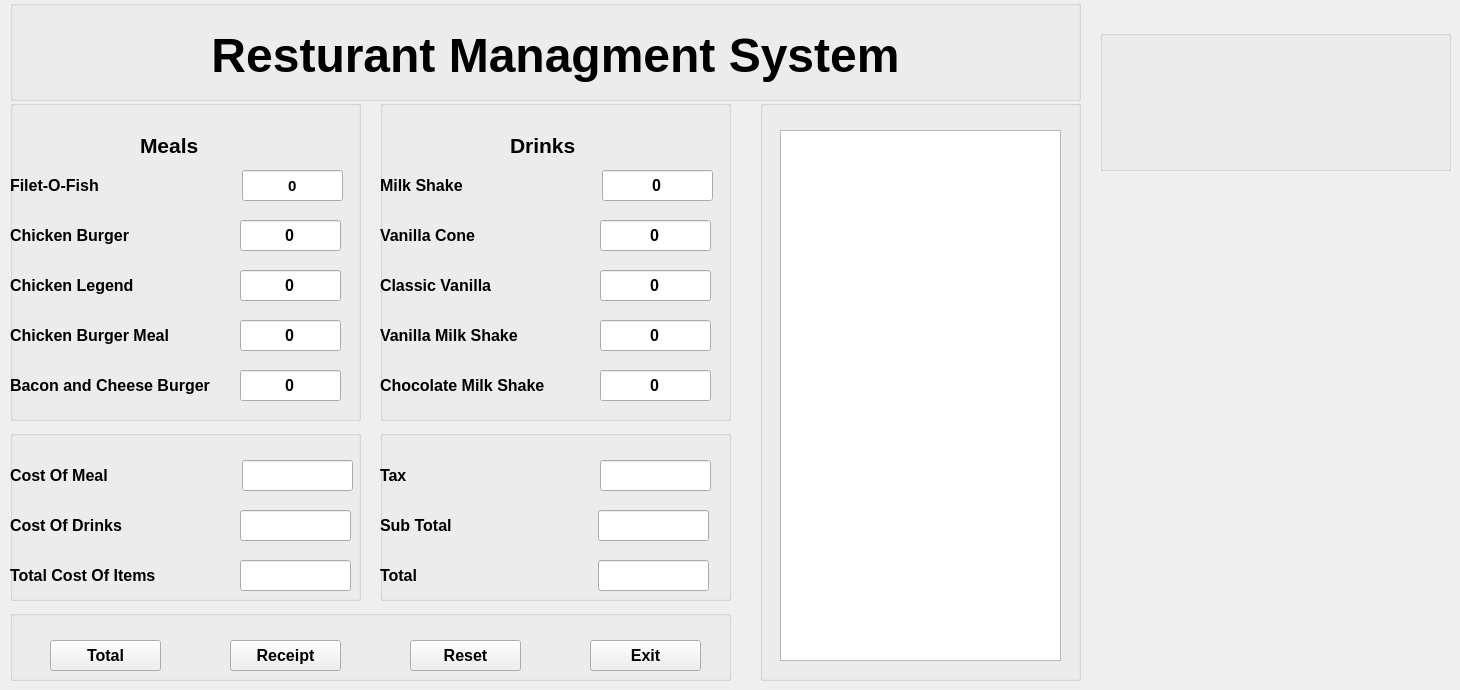
  <widget class="QWidget" name="centralwidget">
   <widget class="QGroupBox" name="groupBox">
    <property name="geometry">
     <rect>
      <x>10</x>
      <y>100</y>
      <width>351</width>
      <height>321</height>
     </rect>
    </property>
    <property name="title">
     <string/>
    </property>
    <widget class="QLabel" name="label_2">
     <property name="geometry">
      <rect>
       <x>130</x>
       <y>30</y>
       <width>81</width>
       <height>31</height>
      </rect>
     </property>
     <property name="font">
      <font>
       <pointsize>16</pointsize>
       <weight>75</weight>
       <italic>false</italic>
       <bold>true</bold>
      </font>
     </property>
     <property name="text">
      <string>Meals</string>
     </property>
    </widget>
    <widget class="QLineEdit" name="lineEdit0">
     <property name="geometry">
      <rect>
       <x>232</x>
       <y>70</y>
       <width>101</width>
       <height>31</height>
      </rect>
     </property>
     <property name="font">
      <font>
       <pointsize>11</pointsize>
       <weight>75</weight>
       <bold>true</bold>
      </font>
     </property>
     <property name="text">
      <string>0</string>
     </property>
     <property name="alignment">
      <set>Qt::AlignCenter</set>
     </property>
    </widget>
    <widget class="QLineEdit" name="lineEdit1">
     <property name="geometry">
      <rect>
       <x>230</x>
       <y>120</y>
       <width>101</width>
       <height>31</height>
      </rect>
     </property>
     <property name="font">
      <font>
       <pointsize>12</pointsize>
       <weight>75</weight>
       <bold>true</bold>
      </font>
     </property>
     <property name="text">
      <string>0</string>
     </property>
     <property name="alignment">
      <set>Qt::AlignCenter</set>
     </property>
    </widget>
    <widget class="QLineEdit" name="lineEdit2">
     <property name="geometry">
      <rect>
       <x>230</x>
       <y>170</y>
       <width>101</width>
       <height>31</height>
      </rect>
     </property>
     <property name="font">
      <font>
       <pointsize>12</pointsize>
       <weight>75</weight>
       <bold>true</bold>
      </font>
     </property>
     <property name="text">
      <string>0</string>
     </property>
     <property name="alignment">
      <set>Qt::AlignCenter</set>
     </property>
    </widget>
    <widget class="QLineEdit" name="lineEdit3">
     <property name="geometry">
      <rect>
       <x>230</x>
       <y>220</y>
       <width>101</width>
       <height>31</height>
      </rect>
     </property>
     <property name="font">
      <font>
       <pointsize>12</pointsize>
       <weight>75</weight>
       <bold>true</bold>
      </font>
     </property>
     <property name="text">
      <string>0</string>
     </property>
     <property name="alignment">
      <set>Qt::AlignCenter</set>
     </property>
    </widget>
    <widget class="QLineEdit" name="lineEdit4">
     <property name="geometry">
      <rect>
       <x>230</x>
       <y>270</y>
       <width>101</width>
       <height>31</height>
      </rect>
     </property>
     <property name="font">
      <font>
       <pointsize>12</pointsize>
       <weight>75</weight>
       <bold>true</bold>
      </font>
     </property>
     <property name="text">
      <string>0</string>
     </property>
     <property name="alignment">
      <set>Qt::AlignCenter</set>
     </property>
    </widget>
    <widget class="QLabel" name="label_4">
     <property name="geometry">
      <rect>
       <x>0</x>
       <y>70</y>
       <width>121</width>
       <height>31</height>
      </rect>
     </property>
     <property name="font">
      <font>
       <pointsize>12</pointsize>
       <weight>75</weight>
       <bold>true</bold>
      </font>
     </property>
     <property name="text">
      <string>Filet-O-Fish</string>
     </property>
    </widget>
    <widget class="QLabel" name="label_5">
     <property name="geometry">
      <rect>
       <x>0</x>
       <y>120</y>
       <width>141</width>
       <height>31</height>
      </rect>
     </property>
     <property name="font">
      <font>
       <pointsize>12</pointsize>
       <weight>75</weight>
       <bold>true</bold>
      </font>
     </property>
     <property name="text">
      <string>Chicken Burger</string>
     </property>
    </widget>
    <widget class="QLabel" name="label_6">
     <property name="geometry">
      <rect>
       <x>0</x>
       <y>170</y>
       <width>151</width>
       <height>31</height>
      </rect>
     </property>
     <property name="font">
      <font>
       <pointsize>12</pointsize>
       <weight>75</weight>
       <bold>true</bold>
      </font>
     </property>
     <property name="text">
      <string>Chicken Legend</string>
     </property>
    </widget>
    <widget class="QLabel" name="label_7">
     <property name="geometry">
      <rect>
       <x>0</x>
       <y>220</y>
       <width>191</width>
       <height>31</height>
      </rect>
     </property>
     <property name="font">
      <font>
       <pointsize>12</pointsize>
       <weight>75</weight>
       <bold>true</bold>
      </font>
     </property>
     <property name="text">
      <string>Chicken Burger Meal</string>
     </property>
    </widget>
    <widget class="QLabel" name="label_8">
     <property name="geometry">
      <rect>
       <x>0</x>
       <y>270</y>
       <width>221</width>
       <height>31</height>
      </rect>
     </property>
     <property name="font">
      <font>
       <pointsize>12</pointsize>
       <weight>75</weight>
       <bold>true</bold>
      </font>
     </property>
     <property name="text">
      <string>Bacon and Cheese Burger</string>
     </property>
    </widget>
   </widget>
   <widget class="QGroupBox" name="groupBox_2">
    <property name="geometry">
     <rect>
      <x>380</x>
      <y>100</y>
      <width>351</width>
      <height>321</height>
     </rect>
    </property>
    <property name="title">
     <string/>
    </property>
    <widget class="QLabel" name="label_3">
     <property name="geometry">
      <rect>
       <x>130</x>
       <y>30</y>
       <width>81</width>
       <height>31</height>
      </rect>
     </property>
     <property name="font">
      <font>
       <pointsize>16</pointsize>
       <weight>75</weight>
       <italic>false</italic>
       <bold>true</bold>
      </font>
     </property>
     <property name="text">
      <string>Drinks</string>
     </property>
    </widget>
    <widget class="QLineEdit" name="lineEdit8">
     <property name="geometry">
      <rect>
       <x>220</x>
       <y>220</y>
       <width>111</width>
       <height>31</height>
      </rect>
     </property>
     <property name="font">
      <font>
       <pointsize>12</pointsize>
       <weight>75</weight>
       <bold>true</bold>
      </font>
     </property>
     <property name="text">
      <string>0</string>
     </property>
     <property name="alignment">
      <set>Qt::AlignCenter</set>
     </property>
    </widget>
    <widget class="QLineEdit" name="lineEdit9">
     <property name="geometry">
      <rect>
       <x>220</x>
       <y>270</y>
       <width>111</width>
       <height>31</height>
      </rect>
     </property>
     <property name="font">
      <font>
       <pointsize>12</pointsize>
       <weight>75</weight>
       <bold>true</bold>
      </font>
     </property>
     <property name="text">
      <string>0</string>
     </property>
     <property name="alignment">
      <set>Qt::AlignCenter</set>
     </property>
    </widget>
    <widget class="QLineEdit" name="lineEdit5">
     <property name="geometry">
      <rect>
       <x>222</x>
       <y>70</y>
       <width>111</width>
       <height>31</height>
      </rect>
     </property>
     <property name="font">
      <font>
       <pointsize>12</pointsize>
       <weight>75</weight>
       <bold>true</bold>
      </font>
     </property>
     <property name="inputMask">
      <string/>
     </property>
     <property name="text">
      <string>0</string>
     </property>
     <property name="alignment">
      <set>Qt::AlignCenter</set>
     </property>
    </widget>
    <widget class="QLineEdit" name="lineEdit7">
     <property name="geometry">
      <rect>
       <x>220</x>
       <y>170</y>
       <width>111</width>
       <height>31</height>
      </rect>
     </property>
     <property name="font">
      <font>
       <pointsize>12</pointsize>
       <weight>75</weight>
       <bold>true</bold>
      </font>
     </property>
     <property name="text">
      <string>0</string>
     </property>
     <property name="alignment">
      <set>Qt::AlignCenter</set>
     </property>
    </widget>
    <widget class="QLineEdit" name="lineEdit6">
     <property name="geometry">
      <rect>
       <x>220</x>
       <y>120</y>
       <width>111</width>
       <height>31</height>
      </rect>
     </property>
     <property name="font">
      <font>
       <pointsize>12</pointsize>
       <weight>75</weight>
       <bold>true</bold>
      </font>
     </property>
     <property name="text">
      <string>0</string>
     </property>
     <property name="alignment">
      <set>Qt::AlignCenter</set>
     </property>
    </widget>
    <widget class="QLabel" name="label_13">
     <property name="geometry">
      <rect>
       <x>0</x>
       <y>270</y>
       <width>201</width>
       <height>31</height>
      </rect>
     </property>
     <property name="font">
      <font>
       <pointsize>12</pointsize>
       <weight>75</weight>
       <bold>true</bold>
      </font>
     </property>
     <property name="text">
      <string>Chocolate Milk Shake </string>
     </property>
    </widget>
    <widget class="QLabel" name="label_10">
     <property name="geometry">
      <rect>
       <x>0</x>
       <y>170</y>
       <width>151</width>
       <height>31</height>
      </rect>
     </property>
     <property name="font">
      <font>
       <pointsize>12</pointsize>
       <weight>75</weight>
       <bold>true</bold>
      </font>
     </property>
     <property name="text">
      <string>Classic Vanilla</string>
     </property>
    </widget>
    <widget class="QLabel" name="label_12">
     <property name="geometry">
      <rect>
       <x>0</x>
       <y>220</y>
       <width>191</width>
       <height>31</height>
      </rect>
     </property>
     <property name="font">
      <font>
       <pointsize>12</pointsize>
       <weight>75</weight>
       <bold>true</bold>
      </font>
     </property>
     <property name="text">
      <string>Vanilla Milk Shake</string>
     </property>
    </widget>
    <widget class="QLabel" name="label_11">
     <property name="geometry">
      <rect>
       <x>0</x>
       <y>70</y>
       <width>121</width>
       <height>31</height>
      </rect>
     </property>
     <property name="font">
      <font>
       <pointsize>12</pointsize>
       <weight>75</weight>
       <bold>true</bold>
      </font>
     </property>
     <property name="text">
      <string>Milk Shake</string>
     </property>
    </widget>
    <widget class="QLabel" name="label_9">
     <property name="geometry">
      <rect>
       <x>0</x>
       <y>120</y>
       <width>141</width>
       <height>31</height>
      </rect>
     </property>
     <property name="font">
      <font>
       <pointsize>12</pointsize>
       <weight>75</weight>
       <bold>true</bold>
      </font>
     </property>
     <property name="text">
      <string>Vanilla Cone </string>
     </property>
    </widget>
    <zorder>groupBox_3</zorder>
    <zorder>label_3</zorder>
    <zorder>lineEdit8</zorder>
    <zorder>lineEdit9</zorder>
    <zorder>lineEdit5</zorder>
    <zorder>lineEdit7</zorder>
    <zorder>lineEdit6</zorder>
    <zorder>label_13</zorder>
    <zorder>label_10</zorder>
    <zorder>label_12</zorder>
    <zorder>label_11</zorder>
    <zorder>label_9</zorder>
   </widget>
   <widget class="QGroupBox" name="groupBox_3">
    <property name="geometry">
     <rect>
      <x>10</x>
      <y>430</y>
      <width>351</width>
      <height>171</height>
     </rect>
    </property>
    <property name="title">
     <string/>
    </property>
    <widget class="QLineEdit" name="lineEdit10">
     <property name="geometry">
      <rect>
       <x>232</x>
       <y>30</y>
       <width>111</width>
       <height>31</height>
      </rect>
     </property>
    </widget>
    <widget class="QLineEdit" name="lineEdit11">
     <property name="geometry">
      <rect>
       <x>230</x>
       <y>80</y>
       <width>111</width>
       <height>31</height>
      </rect>
     </property>
    </widget>
    <widget class="QLineEdit" name="lineEdit12">
     <property name="geometry">
      <rect>
       <x>230</x>
       <y>130</y>
       <width>111</width>
       <height>31</height>
      </rect>
     </property>
    </widget>
    <widget class="QLabel" name="label_18">
     <property name="geometry">
      <rect>
       <x>10</x>
       <y>230</y>
       <width>221</width>
       <height>31</height>
      </rect>
     </property>
     <property name="font">
      <font>
       <pointsize>12</pointsize>
       <weight>75</weight>
       <bold>true</bold>
      </font>
     </property>
     <property name="text">
      <string>Bacon and Cheese Burger</string>
     </property>
    </widget>
    <widget class="QLabel" name="label_14">
     <property name="geometry">
      <rect>
       <x>0</x>
       <y>80</y>
       <width>141</width>
       <height>31</height>
      </rect>
     </property>
     <property name="font">
      <font>
       <pointsize>12</pointsize>
       <weight>75</weight>
       <bold>true</bold>
      </font>
     </property>
     <property name="text">
      <string>Cost Of Drinks</string>
     </property>
    </widget>
    <widget class="QLabel" name="label_17">
     <property name="geometry">
      <rect>
       <x>10</x>
       <y>180</y>
       <width>191</width>
       <height>31</height>
      </rect>
     </property>
     <property name="font">
      <font>
       <pointsize>12</pointsize>
       <weight>75</weight>
       <bold>true</bold>
      </font>
     </property>
     <property name="text">
      <string>Chicken Burger Meal</string>
     </property>
    </widget>
    <widget class="QLabel" name="label_16">
     <property name="geometry">
      <rect>
       <x>0</x>
       <y>30</y>
       <width>121</width>
       <height>31</height>
      </rect>
     </property>
     <property name="font">
      <font>
       <pointsize>12</pointsize>
       <weight>75</weight>
       <bold>true</bold>
      </font>
     </property>
     <property name="text">
      <string>Cost Of Meal</string>
     </property>
    </widget>
    <widget class="QLabel" name="label_15">
     <property name="geometry">
      <rect>
       <x>0</x>
       <y>130</y>
       <width>181</width>
       <height>31</height>
      </rect>
     </property>
     <property name="font">
      <font>
       <pointsize>12</pointsize>
       <weight>75</weight>
       <bold>true</bold>
      </font>
     </property>
     <property name="text">
      <string>Total Cost Of Items</string>
     </property>
    </widget>
   </widget>
   <widget class="QGroupBox" name="groupBox_4">
    <property name="geometry">
     <rect>
      <x>380</x>
      <y>430</y>
      <width>351</width>
      <height>171</height>
     </rect>
    </property>
    <property name="title">
     <string/>
    </property>
    <widget class="QLineEdit" name="lineEdit14">
     <property name="geometry">
      <rect>
       <x>218</x>
       <y>80</y>
       <width>111</width>
       <height>31</height>
      </rect>
     </property>
    </widget>
    <widget class="QLineEdit" name="lineEdit15">
     <property name="geometry">
      <rect>
       <x>218</x>
       <y>130</y>
       <width>111</width>
       <height>31</height>
      </rect>
     </property>
    </widget>
    <widget class="QLineEdit" name="lineEdit13">
     <property name="geometry">
      <rect>
       <x>220</x>
       <y>30</y>
       <width>111</width>
       <height>31</height>
      </rect>
     </property>
    </widget>
    <widget class="QLabel" name="label_21">
     <property name="geometry">
      <rect>
       <x>0</x>
       <y>130</y>
       <width>151</width>
       <height>31</height>
      </rect>
     </property>
     <property name="font">
      <font>
       <pointsize>12</pointsize>
       <weight>75</weight>
       <bold>true</bold>
      </font>
     </property>
     <property name="text">
      <string>Total</string>
     </property>
    </widget>
    <widget class="QLabel" name="label_20">
     <property name="geometry">
      <rect>
       <x>0</x>
       <y>30</y>
       <width>121</width>
       <height>31</height>
      </rect>
     </property>
     <property name="font">
      <font>
       <pointsize>12</pointsize>
       <weight>75</weight>
       <bold>true</bold>
      </font>
     </property>
     <property name="text">
      <string>Tax</string>
     </property>
    </widget>
    <widget class="QLabel" name="label_19">
     <property name="geometry">
      <rect>
       <x>0</x>
       <y>80</y>
       <width>141</width>
       <height>31</height>
      </rect>
     </property>
     <property name="font">
      <font>
       <pointsize>12</pointsize>
       <weight>75</weight>
       <bold>true</bold>
      </font>
     </property>
     <property name="text">
      <string>Sub Total</string>
     </property>
    </widget>
   </widget>
   <widget class="QGroupBox" name="groupBox_5">
    <property name="geometry">
     <rect>
      <x>1100</x>
      <y>30</y>
      <width>351</width>
      <height>141</height>
     </rect>
    </property>
    <property name="title">
     <string/>
    </property>
   </widget>
   <widget class="QGroupBox" name="groupBox_6">
    <property name="geometry">
     <rect>
      <x>10</x>
      <y>610</y>
      <width>721</width>
      <height>71</height>
     </rect>
    </property>
    <property name="title">
     <string/>
    </property>
    <widget class="QPushButton" name="pushButton">
     <property name="geometry">
      <rect>
       <x>40</x>
       <y>30</y>
       <width>111</width>
       <height>31</height>
      </rect>
     </property>
     <property name="font">
      <font>
       <pointsize>12</pointsize>
       <weight>75</weight>
       <bold>true</bold>
      </font>
     </property>
     <property name="text">
      <string>Total</string>
     </property>
    </widget>
    <widget class="QPushButton" name="pushButton2">
     <property name="geometry">
      <rect>
       <x>220</x>
       <y>30</y>
       <width>111</width>
       <height>31</height>
      </rect>
     </property>
     <property name="font">
      <font>
       <pointsize>12</pointsize>
       <weight>75</weight>
       <bold>true</bold>
      </font>
     </property>
     <property name="text">
      <string>Receipt</string>
     </property>
    </widget>
    <widget class="QPushButton" name="pushButton3">
     <property name="geometry">
      <rect>
       <x>400</x>
       <y>30</y>
       <width>111</width>
       <height>31</height>
      </rect>
     </property>
     <property name="font">
      <font>
       <pointsize>12</pointsize>
       <weight>75</weight>
       <bold>true</bold>
      </font>
     </property>
     <property name="text">
      <string>Reset</string>
     </property>
    </widget>
    <widget class="QPushButton" name="pushButton4">
     <property name="geometry">
      <rect>
       <x>580</x>
       <y>30</y>
       <width>111</width>
       <height>31</height>
      </rect>
     </property>
     <property name="font">
      <font>
       <pointsize>12</pointsize>
       <weight>75</weight>
       <bold>true</bold>
      </font>
     </property>
     <property name="text">
      <string>Exit</string>
     </property>
    </widget>
   </widget>
   <widget class="QGroupBox" name="groupBox_7">
    <property name="geometry">
     <rect>
      <x>760</x>
      <y>100</y>
      <width>321</width>
      <height>581</height>
     </rect>
    </property>
    <property name="title">
     <string/>
    </property>
    <widget class="QTextEdit" name="textEdit">
     <property name="geometry">
      <rect>
       <x>20</x>
       <y>30</y>
       <width>281</width>
       <height>531</height>
      </rect>
     </property>
    </widget>
   </widget>
   <widget class="QGroupBox" name="groupBox_8">
    <property name="geometry">
     <rect>
      <x>10</x>
      <y>0</y>
      <width>1071</width>
      <height>101</height>
     </rect>
    </property>
    <property name="title">
     <string/>
    </property>
    <widget class="QLabel" name="label">
     <property name="geometry">
      <rect>
       <x>50</x>
       <y>20</y>
       <width>991</width>
       <height>71</height>
      </rect>
     </property>
     <property name="font">
      <font>
       <family>MS Sans Serif</family>
       <pointsize>36</pointsize>
       <weight>75</weight>
       <italic>false</italic>
       <bold>true</bold>
      </font>
     </property>
     <property name="lineWidth">
      <number>1</number>
     </property>
     <property name="midLineWidth">
      <number>0</number>
     </property>
     <property name="text">
      <string>Resturant Managment System</string>
     </property>
     <property name="textFormat">
      <enum>Qt::AutoText</enum>
     </property>
     <property name="scaledContents">
      <bool>false</bool>
     </property>
     <property name="alignment">
      <set>Qt::AlignCenter</set>
     </property>
     <property name="wordWrap">
      <bool>false</bool>
     </property>
     <property name="margin">
      <number>5</number>
     </property>
     <property name="indent">
      <number>-1</number>
     </property>
     <property name="openExternalLinks">
      <bool>false</bool>
     </property>
     <property name="textInteractionFlags">
      <set>Qt::NoTextInteraction</set>
     </property>
     <property name="buddy">
      <cstring></cstring>
     </property>
    </widget>
   </widget>
  </widget>
